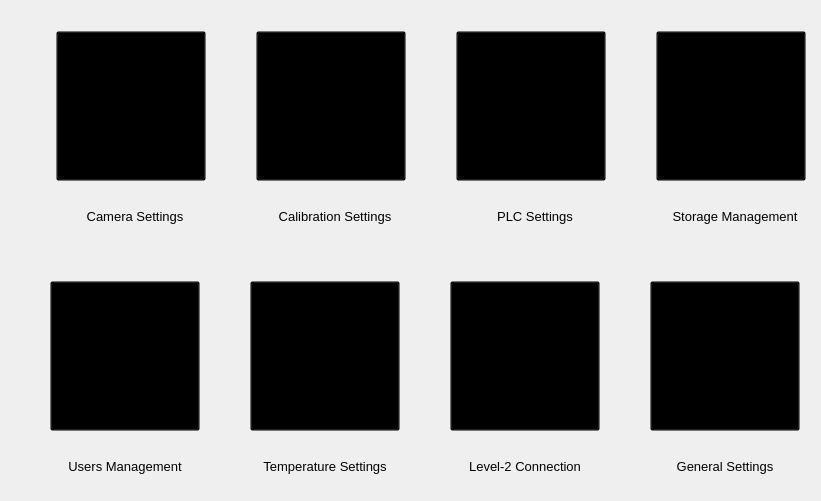
                        <widget class="QWidget" name="page_software_setting">
                         <widget class="QWidget" name="">
                          <property name="geometry">
                           <rect>
                            <x>56</x>
                            <y>30</y>
                            <width>752</width>
                            <height>152</height>
                           </rect>
                          </property>
                          <layout class="QHBoxLayout" name="horizontalLayout_8">
                           <property name="spacing">
                            <number>50</number>
                           </property>
                           <item>
                            <widget class="QPushButton" name="camera_setting_btn">
                             <property name="sizePolicy">
                              <sizepolicy hsizetype="Minimum" vsizetype="Fixed">
                               <horstretch>0</horstretch>
                               <verstretch>0</verstretch>
                              </sizepolicy>
                             </property>
                             <property name="minimumSize">
                              <size>
                               <width>150</width>
                               <height>150</height>
                              </size>
                             </property>
                             <property name="maximumSize">
                              <size>
                               <width>150</width>
                               <height>150</height>
                              </size>
                             </property>
                             <property name="styleSheet">
                              <string notr="true">background-color:Transparent;
border-color:Transparent;</string>
                             </property>
                             <property name="text">
                              <string/>
                             </property>
                             <property name="icon">
                              <iconset>
                               <normaloff>images/setting_main_window/camera_setting.png</normaloff>images/setting_main_window/camera_setting.png</iconset>
                             </property>
                             <property name="iconSize">
                              <size>
                               <width>150</width>
                               <height>150</height>
                              </size>
                             </property>
                            </widget>
                           </item>
                           <item>
                            <widget class="QPushButton" name="calibration_setting_btn">
                             <property name="sizePolicy">
                              <sizepolicy hsizetype="Minimum" vsizetype="Fixed">
                               <horstretch>0</horstretch>
                               <verstretch>0</verstretch>
                              </sizepolicy>
                             </property>
                             <property name="minimumSize">
                              <size>
                               <width>150</width>
                               <height>150</height>
                              </size>
                             </property>
                             <property name="maximumSize">
                              <size>
                               <width>150</width>
                               <height>150</height>
                              </size>
                             </property>
                             <property name="styleSheet">
                              <string notr="true">background-color:Transparent;
border-color:Transparent;</string>
                             </property>
                             <property name="text">
                              <string/>
                             </property>
                             <property name="icon">
                              <iconset>
                               <normaloff>images/setting_main_window/calibration_setting.png</normaloff>images/setting_main_window/calibration_setting.png</iconset>
                             </property>
                             <property name="iconSize">
                              <size>
                               <width>150</width>
                               <height>150</height>
                              </size>
                             </property>
                            </widget>
                           </item>
                           <item>
                            <widget class="QPushButton" name="plc_setting_btn">
                             <property name="sizePolicy">
                              <sizepolicy hsizetype="Minimum" vsizetype="Fixed">
                               <horstretch>0</horstretch>
                               <verstretch>0</verstretch>
                              </sizepolicy>
                             </property>
                             <property name="minimumSize">
                              <size>
                               <width>150</width>
                               <height>150</height>
                              </size>
                             </property>
                             <property name="maximumSize">
                              <size>
                               <width>150</width>
                               <height>150</height>
                              </size>
                             </property>
                             <property name="styleSheet">
                              <string notr="true">background-color:Transparent;
border-color:Transparent;</string>
                             </property>
                             <property name="text">
                              <string/>
                             </property>
                             <property name="icon">
                              <iconset>
                               <normaloff>images/setting_main_window/plc_setting.png</normaloff>images/setting_main_window/plc_setting.png</iconset>
                             </property>
                             <property name="iconSize">
                              <size>
                               <width>150</width>
                               <height>150</height>
                              </size>
                             </property>
                            </widget>
                           </item>
                           <item>
                            <widget class="QPushButton" name="storage_setting_btn">
                             <property name="sizePolicy">
                              <sizepolicy hsizetype="Minimum" vsizetype="Fixed">
                               <horstretch>0</horstretch>
                               <verstretch>0</verstretch>
                              </sizepolicy>
                             </property>
                             <property name="minimumSize">
                              <size>
                               <width>150</width>
                               <height>150</height>
                              </size>
                             </property>
                             <property name="maximumSize">
                              <size>
                               <width>150</width>
                               <height>150</height>
                              </size>
                             </property>
                             <property name="styleSheet">
                              <string notr="true">background-color:Transparent;
border-color:Transparent;</string>
                             </property>
                             <property name="text">
                              <string/>
                             </property>
                             <property name="icon">
                              <iconset>
                               <normaloff>images/setting_main_window/storage_setting.png</normaloff>images/setting_main_window/storage_setting.png</iconset>
                             </property>
                             <property name="iconSize">
                              <size>
                               <width>150</width>
                               <height>150</height>
                              </size>
                             </property>
                            </widget>
                           </item>
                          </layout>
                         </widget>
                         <widget class="QWidget" name="">
                          <property name="geometry">
                           <rect>
                            <x>60</x>
                            <y>190</y>
                            <width>752</width>
                            <height>52</height>
                           </rect>
                          </property>
                          <layout class="QHBoxLayout" name="horizontalLayout_9">
                           <property name="spacing">
                            <number>50</number>
                           </property>
                           <item>
                            <widget class="QLabel" name="camera_setting_label">
                             <property name="minimumSize">
                              <size>
                               <width>150</width>
                               <height>50</height>
                              </size>
                             </property>
                             <property name="maximumSize">
                              <size>
                               <width>150</width>
                               <height>50</height>
                              </size>
                             </property>
                             <property name="font">
                              <font>
                               <family>Segoe UI</family>
                               <pointsize>10</pointsize>
                               <weight>50</weight>
                               <italic>false</italic>
                               <bold>false</bold>
                              </font>
                             </property>
                             <property name="layoutDirection">
                              <enum>Qt::LeftToRight</enum>
                             </property>
                             <property name="text">
                              <string>Camera Settings</string>
                             </property>
                             <property name="alignment">
                              <set>Qt::AlignCenter</set>
                             </property>
                             <property name="wordWrap">
                              <bool>false</bool>
                             </property>
                            </widget>
                           </item>
                           <item>
                            <widget class="QLabel" name="calibration_setting_label">
                             <property name="minimumSize">
                              <size>
                               <width>150</width>
                               <height>50</height>
                              </size>
                             </property>
                             <property name="maximumSize">
                              <size>
                               <width>150</width>
                               <height>50</height>
                              </size>
                             </property>
                             <property name="font">
                              <font>
                               <family>Segoe UI</family>
                               <pointsize>10</pointsize>
                               <weight>50</weight>
                               <italic>false</italic>
                               <bold>false</bold>
                              </font>
                             </property>
                             <property name="layoutDirection">
                              <enum>Qt::LeftToRight</enum>
                             </property>
                             <property name="text">
                              <string>Calibration Settings</string>
                             </property>
                             <property name="alignment">
                              <set>Qt::AlignCenter</set>
                             </property>
                             <property name="wordWrap">
                              <bool>false</bool>
                             </property>
                            </widget>
                           </item>
                           <item>
                            <widget class="QLabel" name="plc_setting_label">
                             <property name="minimumSize">
                              <size>
                               <width>150</width>
                               <height>50</height>
                              </size>
                             </property>
                             <property name="maximumSize">
                              <size>
                               <width>150</width>
                               <height>50</height>
                              </size>
                             </property>
                             <property name="font">
                              <font>
                               <family>Segoe UI</family>
                               <pointsize>10</pointsize>
                               <weight>50</weight>
                               <italic>false</italic>
                               <bold>false</bold>
                              </font>
                             </property>
                             <property name="layoutDirection">
                              <enum>Qt::LeftToRight</enum>
                             </property>
                             <property name="text">
                              <string>PLC Settings</string>
                             </property>
                             <property name="alignment">
                              <set>Qt::AlignCenter</set>
                             </property>
                             <property name="wordWrap">
                              <bool>false</bool>
                             </property>
                            </widget>
                           </item>
                           <item>
                            <widget class="QLabel" name="storage_setting_label">
                             <property name="minimumSize">
                              <size>
                               <width>150</width>
                               <height>50</height>
                              </size>
                             </property>
                             <property name="maximumSize">
                              <size>
                               <width>150</width>
                               <height>50</height>
                              </size>
                             </property>
                             <property name="font">
                              <font>
                               <family>Segoe UI</family>
                               <pointsize>10</pointsize>
                               <weight>50</weight>
                               <italic>false</italic>
                               <bold>false</bold>
                              </font>
                             </property>
                             <property name="layoutDirection">
                              <enum>Qt::LeftToRight</enum>
                             </property>
                             <property name="text">
                              <string>Storage Management</string>
                             </property>
                             <property name="alignment">
                              <set>Qt::AlignCenter</set>
                             </property>
                             <property name="wordWrap">
                              <bool>false</bool>
                             </property>
                            </widget>
                           </item>
                          </layout>
                         </widget>
                         <widget class="QWidget" name="">
                          <property name="geometry">
                           <rect>
                            <x>50</x>
                            <y>280</y>
                            <width>752</width>
                            <height>152</height>
                           </rect>
                          </property>
                          <layout class="QHBoxLayout" name="horizontalLayout_10">
                           <property name="spacing">
                            <number>50</number>
                           </property>
                           <item>
                            <widget class="QPushButton" name="users_setting_btn">
                             <property name="sizePolicy">
                              <sizepolicy hsizetype="Minimum" vsizetype="Fixed">
                               <horstretch>0</horstretch>
                               <verstretch>0</verstretch>
                              </sizepolicy>
                             </property>
                             <property name="minimumSize">
                              <size>
                               <width>150</width>
                               <height>150</height>
                              </size>
                             </property>
                             <property name="maximumSize">
                              <size>
                               <width>150</width>
                               <height>150</height>
                              </size>
                             </property>
                             <property name="styleSheet">
                              <string notr="true">background-color:Transparent;
border-color:Transparent;</string>
                             </property>
                             <property name="text">
                              <string/>
                             </property>
                             <property name="icon">
                              <iconset>
                               <normaloff>images/setting_main_window/users_setting.png</normaloff>images/setting_main_window/users_setting.png</iconset>
                             </property>
                             <property name="iconSize">
                              <size>
                               <width>150</width>
                               <height>150</height>
                              </size>
                             </property>
                            </widget>
                           </item>
                           <item>
                            <widget class="QPushButton" name="temp_setting_btn">
                             <property name="sizePolicy">
                              <sizepolicy hsizetype="Minimum" vsizetype="Fixed">
                               <horstretch>0</horstretch>
                               <verstretch>0</verstretch>
                              </sizepolicy>
                             </property>
                             <property name="minimumSize">
                              <size>
                               <width>150</width>
                               <height>150</height>
                              </size>
                             </property>
                             <property name="maximumSize">
                              <size>
                               <width>150</width>
                               <height>150</height>
                              </size>
                             </property>
                             <property name="styleSheet">
                              <string notr="true">background-color:Transparent;
border-color:Transparent;</string>
                             </property>
                             <property name="text">
                              <string/>
                             </property>
                             <property name="icon">
                              <iconset>
                               <normaloff>images/setting_main_window/temprature_setting.png</normaloff>images/setting_main_window/temprature_setting.png</iconset>
                             </property>
                             <property name="iconSize">
                              <size>
                               <width>150</width>
                               <height>150</height>
                              </size>
                             </property>
                            </widget>
                           </item>
                           <item>
                            <widget class="QPushButton" name="level2_setting_btn">
                             <property name="sizePolicy">
                              <sizepolicy hsizetype="Minimum" vsizetype="Fixed">
                               <horstretch>0</horstretch>
                               <verstretch>0</verstretch>
                              </sizepolicy>
                             </property>
                             <property name="minimumSize">
                              <size>
                               <width>150</width>
                               <height>150</height>
                              </size>
                             </property>
                             <property name="maximumSize">
                              <size>
                               <width>150</width>
                               <height>150</height>
                              </size>
                             </property>
                             <property name="styleSheet">
                              <string notr="true">background-color:Transparent;
border-color:Transparent;</string>
                             </property>
                             <property name="text">
                              <string/>
                             </property>
                             <property name="icon">
                              <iconset>
                               <normaloff>images/setting_main_window/level2_setting.png</normaloff>images/setting_main_window/level2_setting.png</iconset>
                             </property>
                             <property name="iconSize">
                              <size>
                               <width>150</width>
                               <height>150</height>
                              </size>
                             </property>
                            </widget>
                           </item>
                           <item>
                            <widget class="QPushButton" name="general_setting_btn">
                             <property name="sizePolicy">
                              <sizepolicy hsizetype="Minimum" vsizetype="Fixed">
                               <horstretch>0</horstretch>
                               <verstretch>0</verstretch>
                              </sizepolicy>
                             </property>
                             <property name="minimumSize">
                              <size>
                               <width>150</width>
                               <height>150</height>
                              </size>
                             </property>
                             <property name="maximumSize">
                              <size>
                               <width>150</width>
                               <height>150</height>
                              </size>
                             </property>
                             <property name="styleSheet">
                              <string notr="true">background-color:Transparent;
border-color:Transparent;</string>
                             </property>
                             <property name="text">
                              <string/>
                             </property>
                             <property name="icon">
                              <iconset>
                               <normaloff>images/setting_main_window/general_setting.png</normaloff>images/setting_main_window/general_setting.png</iconset>
                             </property>
                             <property name="iconSize">
                              <size>
                               <width>150</width>
                               <height>150</height>
                              </size>
                             </property>
                            </widget>
                           </item>
                          </layout>
                         </widget>
                         <widget class="QWidget" name="">
                          <property name="geometry">
                           <rect>
                            <x>50</x>
                            <y>440</y>
                            <width>752</width>
                            <height>52</height>
                           </rect>
                          </property>
                          <layout class="QHBoxLayout" name="horizontalLayout_11">
                           <property name="spacing">
                            <number>50</number>
                           </property>
                           <item>
                            <widget class="QLabel" name="users_setting_label">
                             <property name="minimumSize">
                              <size>
                               <width>150</width>
                               <height>50</height>
                              </size>
                             </property>
                             <property name="maximumSize">
                              <size>
                               <width>150</width>
                               <height>50</height>
                              </size>
                             </property>
                             <property name="font">
                              <font>
                               <family>Segoe UI</family>
                               <pointsize>10</pointsize>
                               <weight>50</weight>
                               <italic>false</italic>
                               <bold>false</bold>
                              </font>
                             </property>
                             <property name="layoutDirection">
                              <enum>Qt::LeftToRight</enum>
                             </property>
                             <property name="text">
                              <string>Users Management</string>
                             </property>
                             <property name="alignment">
                              <set>Qt::AlignCenter</set>
                             </property>
                             <property name="wordWrap">
                              <bool>false</bool>
                             </property>
                            </widget>
                           </item>
                           <item>
                            <widget class="QLabel" name="temp_setting_label">
                             <property name="minimumSize">
                              <size>
                               <width>150</width>
                               <height>50</height>
                              </size>
                             </property>
                             <property name="maximumSize">
                              <size>
                               <width>150</width>
                               <height>50</height>
                              </size>
                             </property>
                             <property name="font">
                              <font>
                               <family>Segoe UI</family>
                               <pointsize>10</pointsize>
                               <weight>50</weight>
                               <italic>false</italic>
                               <bold>false</bold>
                              </font>
                             </property>
                             <property name="layoutDirection">
                              <enum>Qt::LeftToRight</enum>
                             </property>
                             <property name="text">
                              <string>Temperature Settings</string>
                             </property>
                             <property name="alignment">
                              <set>Qt::AlignCenter</set>
                             </property>
                             <property name="wordWrap">
                              <bool>false</bool>
                             </property>
                            </widget>
                           </item>
                           <item>
                            <widget class="QLabel" name="level2_setting_label">
                             <property name="minimumSize">
                              <size>
                               <width>150</width>
                               <height>50</height>
                              </size>
                             </property>
                             <property name="maximumSize">
                              <size>
                               <width>150</width>
                               <height>50</height>
                              </size>
                             </property>
                             <property name="font">
                              <font>
                               <family>Segoe UI</family>
                               <pointsize>10</pointsize>
                               <weight>50</weight>
                               <italic>false</italic>
                               <bold>false</bold>
                              </font>
                             </property>
                             <property name="layoutDirection">
                              <enum>Qt::LeftToRight</enum>
                             </property>
                             <property name="text">
                              <string>Level-2 Connection</string>
                             </property>
                             <property name="alignment">
                              <set>Qt::AlignCenter</set>
                             </property>
                             <property name="wordWrap">
                              <bool>false</bool>
                             </property>
                            </widget>
                           </item>
                           <item>
                            <widget class="QLabel" name="general_setting_label">
                             <property name="minimumSize">
                              <size>
                               <width>150</width>
                               <height>50</height>
                              </size>
                             </property>
                             <property name="maximumSize">
                              <size>
                               <width>150</width>
                               <height>50</height>
                              </size>
                             </property>
                             <property name="font">
                              <font>
                               <family>Segoe UI</family>
                               <pointsize>10</pointsize>
                               <weight>50</weight>
                               <italic>false</italic>
                               <bold>false</bold>
                              </font>
                             </property>
                             <property name="layoutDirection">
                              <enum>Qt::LeftToRight</enum>
                             </property>
                             <property name="text">
                              <string>General Settings</string>
                             </property>
                             <property name="alignment">
                              <set>Qt::AlignCenter</set>
                             </property>
                             <property name="wordWrap">
                              <bool>false</bool>
                             </property>
                            </widget>
                           </item>
                          </layout>
                         </widget>
                        </widget>
